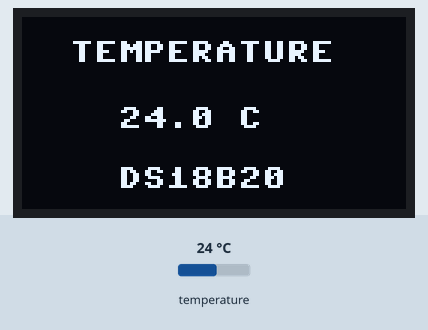
The program below on a simulated ESP32 board running MicroPython. Shown: 128×64 one-colour display. The test bench sets the inputs (shaded band); at power-on: temperature 24 °C. What the program prints to the serial console is not drawn.

Above: at 1.2 s.
1.3 s: temperature set to 12 °C
At 4.8 s:
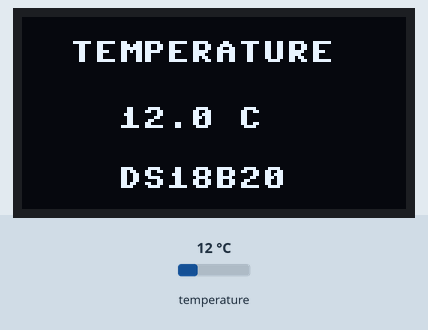
5.1 s: temperature set to 19 °C
8.7 s: temperature set to 28 °C
At 13.2 s:
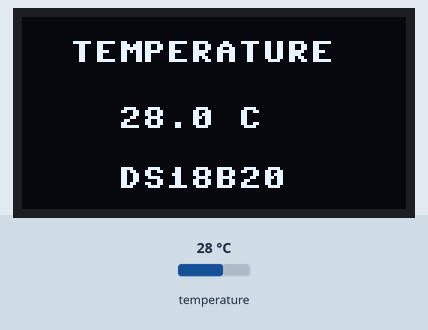
Timing chart, 0 to 14.7 s (numbered marks = the images above; inputs shaded):
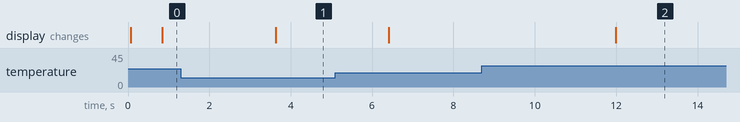

The program:

main.py
```python
from machine import Pin, I2C
import onewire
import ds18x20
import ssd1306
import time

# DS18B20
TEMP_PIN = 14
one_wire = onewire.OneWire(Pin(TEMP_PIN))
sensor = ds18x20.DS18X20(one_wire)

roms = sensor.scan()

if not roms:
    raise RuntimeError("No DS18B20 sensor found")

print("DS18B20 found:", roms)

# OLED: SDA = GPIO21, SCL = GPIO22
i2c = I2C(
    0,
    sda=Pin(21),
    scl=Pin(22),
    freq=400000
)

print("I2C devices:", i2c.scan())

oled = ssd1306.SSD1306_I2C(128, 64, i2c)


def show_temperature(temperature):
    oled.fill(0)

    oled.text("TEMPERATURE", 16, 8)
    oled.text("{:.1f} C".format(temperature), 32, 30)
    oled.text("DS18B20", 32, 50)

    oled.show()


while True:
    try:
        # Start temperature conversion
        sensor.convert_temp()

        # DS18B20 needs about 750 ms
        time.sleep_ms(750)

        temperature = sensor.read_temp(roms[0])

        print("Temperature: {:.2f} C".format(temperature))
        show_temperature(temperature)

    except Exception as error:
        print("Temperature error:", error)

        oled.fill(0)
        oled.text("SENSOR ERROR", 12, 25)
        oled.show()

    time.sleep(2)
```

Measured:
- after the input at 1.3 s, the display: changes after 2.3 s (image 1)
- after the input at 8.7 s, the display: changes after 3.3 s (image 2)
